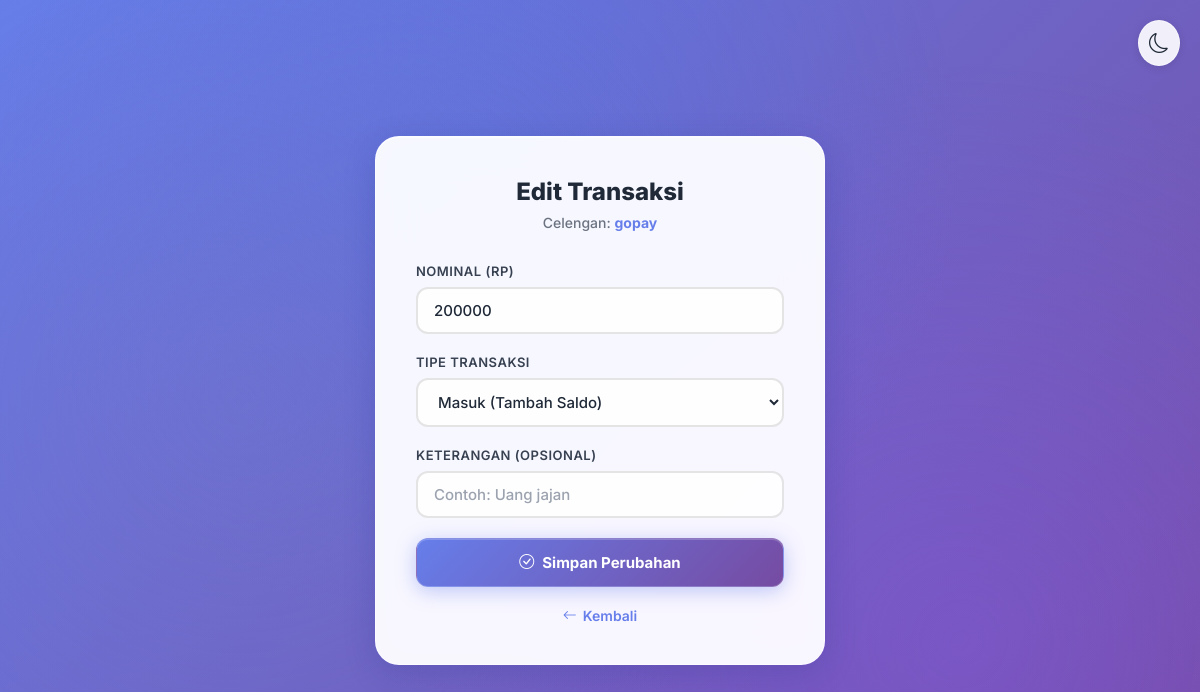
Page /transaksi/edit-transaksi.php?id=523&celengan_id=29 (signed in) on the committed database.
### tables this page shows
CREATE TABLE `transaksi` (
  `id` int(11) NOT NULL,
  `celengan_id` int(11) NOT NULL,
  `nominal` int(11) NOT NULL,
  `tipe` enum('masuk','keluar') NOT NULL,
  `keterangan` varchar(255) DEFAULT NULL,
  `tanggal` date DEFAULT curdate()
);

CREATE TABLE `celengan` (
  `id` int(11) NOT NULL,
  `user_id` int(11) NOT NULL,
  `nama_celengan` varchar(150) NOT NULL,
  `target` int(11) DEFAULT 0,
  `pengisian` enum('harian','mingguan','bulanan') NOT NULL DEFAULT 'harian',
  `total` int(11) DEFAULT 0,
  `created_at` timestamp NOT NULL DEFAULT current_timestamp(),
  `is_pinned` tinyint(1) NOT NULL DEFAULT 0
);

### web/transaksi/edit-transaksi.php (the view, shortened to what this page needs)
<?php
require '../config/db.php';
$id = $_GET['id'];
$stmt = $pdo->prepare("SELECT t.*, c.nama_celengan, c.id as celengan_id
    FROM transaksi t JOIN celengan c ON t.celengan_id = c.id
    WHERE t.id = ?");
$stmt->execute([$id]);
$data = $stmt->fetch(PDO::FETCH_ASSOC);
?>
<!DOCTYPE html>
<html lang="id">
<head>
    <link rel="stylesheet" href="https://cdn.jsdelivr.net/npm/bootstrap-icons@1.11.3/font/bootstrap-icons.min.css">
</head>
<body>
    <div id="darkToggle" class="theme-toggle" title="Ganti Tema">
        <i id="themeIcon" class="bi bi-moon"></i>
    </div>
    <div class="form-container">
        <div class="header">
            <h2>Edit Transaksi</h2>
            <p>Celengan: <strong><?= htmlspecialchars($data['nama_celengan']); ?></strong></p>
        </div>
        <form action="api/api-edit-transaksi.php" method="POST">
            <div class="form-group">
                <label for="nominal">Nominal (Rp)</label>
                <input
                    type="number"
                    id="nominal"
                    name="nominal"
                    value="<?= htmlspecialchars($data['nominal']); ?>"
                    placeholder="Contoh: 50000"
                    min="1"
                    step="1"
                    required
                >
            </div>
            <div class="form-group">
                <label for="tipe">Tipe Transaksi</label>
                <select name="tipe" id="tipe" required>
                    <option value="masuk" <?= $data['tipe'] == 'masuk' ? 'selected' : ''; ?>>Masuk (Tambah Saldo)</option>
                </select>
            </div>
            <div class="form-group">
                <label for="keterangan">Keterangan (Opsional)</label>
                <input
                    type="text"
                    id="keterangan"
                    name="keterangan"
                    value="<?= htmlspecialchars($data['keterangan']); ?>"
                    placeholder="Contoh: Uang jajan"
                    autocomplete="off"
                >
            </div>
            <button type="submit">
                <i class="bi bi-check-circle"></i>
                <span>Simpan Perubahan</span>
            </button>
        </form>
        <a href="../dashboard/detail-celengan.php?id=<?= $data['celengan_id']; ?>" class="back-link">
            <i class="bi bi-arrow-left"></i>
            <span>Kembali</span>
        </a>
    </div>
</body>
</html>

### web/transaksi/edit-transaksi.php (style rules this page uses)
:root { --primary-color: #667eea; --primary-hover: #5568d3; }
* { margin: 0; padding: 0; box-sizing: border-box; }
body { font-family: 'Inter', sans-serif; background: linear-gradient(135deg, #667eea 0%, #764ba2 100%); min-height: 100vh; display: flex; justify-content: center; align-items: center; padding: 20px; position: relative; }
body::before { content: ''; position: fixed; top: 0; left: 0; width: 100%; height: 100%; background: radial-gradient(circle at 20% 50%, rgba(120, 119, 198, 0.3), transparent 50%), radial-gradient(circle at 80% 80%, rgba(138, 92, 246, 0.3), transparent 50%), radial-gradient(circle at 40% 20%, rgba(59, 130, 246, 0.2), transparent 50%); pointer-events: none; z-index: 0; }
.form-container { width: 100%; max-width: 450px; background: rgba(255, 255, 255, 0.95); backdrop-filter: blur(20px) saturate(180%); -webkit-backdrop-filter: blur(20px) saturate(180%); padding: 40px; border-radius: 24px; box-shadow: 0 8px 32px 0 rgba(31, 38, 135, 0.2), inset 0 1px 0 0 rgba(255, 255, 255, 0.5); border: 1px solid rgba(255, 255, 255, 0.6); position: relative; z-index: 1; }
.header { text-align: center; margin-bottom: 32px; }
.header h2 { font-size: 24px; font-weight: 800; color: #1F2937; margin-bottom: 8px; }
.header p { font-size: 14px; color: #6B7280; font-weight: 500; }
.header p strong { color: var(--primary-color); font-weight: 700; }
.form-group { margin-bottom: 20px; }
label { display: block; font-size: 13px; font-weight: 600; color: #374151; margin-bottom: 8px; text-transform: uppercase; letter-spacing: 0.5px; }
input[type="number"], input[type="text"], select { width: 100%; padding: 12px 16px; border: 2px solid rgba(0, 0, 0, 0.1); border-radius: 12px; font-size: 15px; font-family: 'Inter', sans-serif; background: rgba(255, 255, 255, 0.8); color: #1F2937; transition: all 0.3s cubic-bezier(0.4, 0, 0.2, 1); font-weight: 500; }
select { cursor: pointer; }
input::placeholder { color: #9CA3AF; }
select option { background: #ffffff; color: #1F2937; padding: 10px; font-weight: 500; }
button { width: 100%; padding: 14px; background: linear-gradient(135deg, #667eea 0%, #764ba2 100%); color: white; border: none; border-radius: 12px; font-size: 15px; font-weight: 700; cursor: pointer; transition: all 0.3s cubic-bezier(0.4, 0, 0.2, 1); box-shadow: 0 4px 20px rgba(102, 126, 234, 0.4), inset 0 1px 0 rgba(255, 255, 255, 0.2); border: 1px solid rgba(255, 255, 255, 0.2); font-family: 'Inter', sans-serif; margin-top: 8px; display: flex; align-items: center; justify-content: center; gap: 8px; }
.back-link { display: flex; align-items: center; justify-content: center; gap: 6px; margin-top: 20px; color: #667eea; text-decoration: none; font-size: 14px; font-weight: 600; transition: all 0.2s; }
.theme-toggle { position: absolute; top: 20px; right: 20px; cursor: pointer; font-size: 20px; padding: 10px; border-radius: 50%; transition: all 0.3s cubic-bezier(0.4, 0, 0.2, 1); color: #1F2937; display: flex; align-items: center; justify-content: center; background: rgba(255, 255, 255, 0.9); backdrop-filter: blur(10px); border: 1px solid rgba(255, 255, 255, 0.5); box-shadow: 0 2px 8px rgba(0, 0, 0, 0.1); z-index: 10; }

### rows in the picture
transaksi: celengan.nama_celengan "gopay", nominal "200000", tipe "Masuk (Tambah Saldo)"
